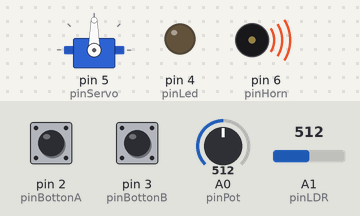
This sketch was run on a simulated Arduino Uno, built with avr-gcc and run on an emulated ATmega328P. Parts: servo, output pins drawn as LEDs (lit = HIGH), buzzer (waves = sounding, pin HIGH). Inputs (shaded band) come from the test bench; at power-on: A0 (pinPot) = 512, A1 (pinLDR) = 512, pin 2 (pinBottonA) LOW, pin 3 (pinBottonB) LOW.

Above: at 1.2 s.
1.3 s: A0 (pinPot) set to 716
At 2.4 s:
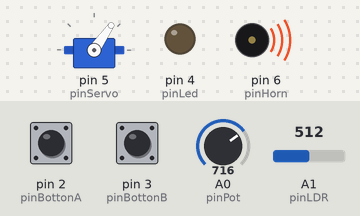
2.8 s: A1 (pinLDR) set to 107
4.3 s: A1 (pinLDR) set to 93
At 4.7 s:
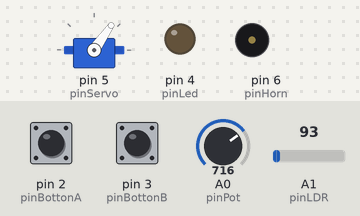
5.8 s: pin 2 (pinBottonA) pulled HIGH for 0.15 s
At 7.0 s:
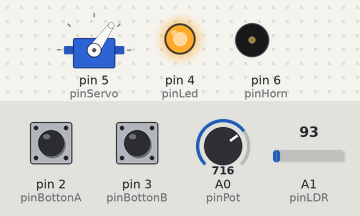
7.4 s: A0 (pinPot) set to 900
At 8.2 s:
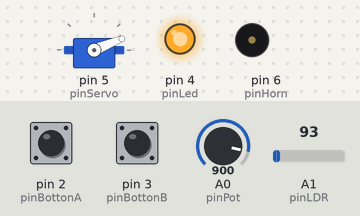
8.9 s: pin 3 (pinBottonB) pulled HIGH for 0.15 s
At 9.4 s:
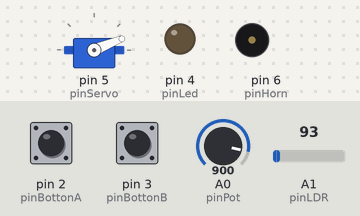
Timing chart, 0 to 11.5 s (numbered marks = the images above; inputs shaded):
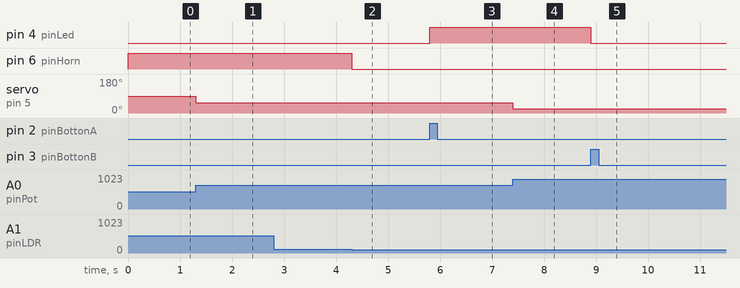

Measured:
- the behaviour switches between 101 and 100 on A1 (pinLDR) (found by bisection; images 1 and 2)
- after the input at 1.3 s, servo on pin 5 (pinServo): 90° → 55° at once
- after the input at 2.8 s, every drawn part: stays the same
- after the input at 4.3 s, pin 6 (pinHorn): HIGH → LOW at once
- after the input at 5.8 s, pin 4 (pinLed): LOW → HIGH at once
- after the input at 7.4 s, servo on pin 5 (pinServo): 55° → 22° at once
- after the input at 8.9 s, pin 4 (pinLed): HIGH → LOW at once

The sketch:

code.ino
```cpp
#include <Servo.h>

// Arduino Pins
byte pinPot = A0;
byte pinLDR = A1;
byte pinHorn = 6;
byte pinServo = 5;
byte pinLed = 4;
byte pinBottonB = 3;
byte pinBottonA = 2;


// Variables
//	Led
bool ledState = false;

bool bottonB = false;
bool bottonA = false;

//	Servo
int angle;
int lecture;

// 		Servo Object
Servo myServo;


// LDR
int light;

void setup(){
  // Init
  pinMode(pinPot, INPUT);
  pinMode(pinLDR, INPUT);
  pinMode(pinHorn, OUTPUT);
  pinMode(pinLed, OUTPUT);
  pinMode(pinBottonA, INPUT);
  pinMode(pinBottonB, INPUT);
  myServo.attach(pinServo);
  Serial.begin(9600);
}

void loop(){
  // Servo:
  lecture = analogRead(pinPot);
  angle = map(lecture, 0, 1023, 180, 0);
  myServo.write(angle);

  // Led:
  bottonB = digitalRead(pinBottonB);
  bottonA = digitalRead(pinBottonA);
  if(bottonA){
  	digitalWrite(pinLed, HIGH);
    ledState = true;
  }else if(bottonB){
    if(ledState){
      digitalWrite(pinLed, LOW);
    }
    ledState = false;
    bottonA = false;
    bottonB = false;
  }

  // LDR
  light = analogRead(pinLDR);
  if(light > 100){
  	digitalWrite(pinHorn,HIGH);
  }else{
 	digitalWrite(pinHorn,LOW);
  }
}
```
